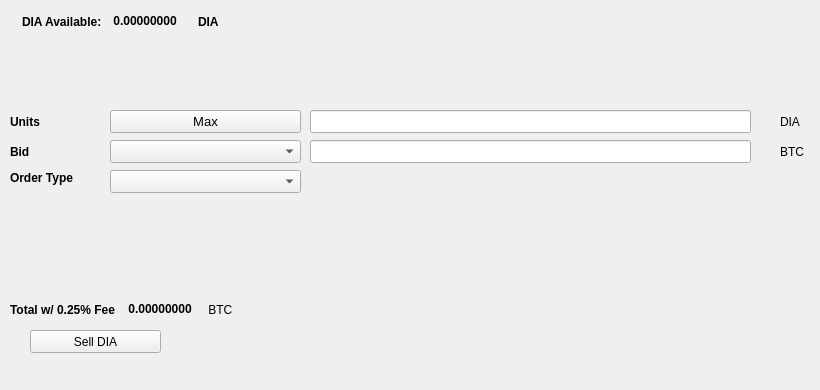
   <widget class="QWidget" name="SellTab">
    <attribute name="title">
     <string>Sell</string>
    </attribute>
    <widget class="QLabel" name="label_16">
     <property name="geometry">
      <rect>
       <x>780</x>
       <y>140</y>
       <width>31</width>
       <height>23</height>
      </rect>
     </property>
     <property name="text">
      <string>BTC</string>
     </property>
    </widget>
    <widget class="QComboBox" name="SellBidcomboBox">
     <property name="geometry">
      <rect>
       <x>110</x>
       <y>140</y>
       <width>191</width>
       <height>23</height>
      </rect>
     </property>
     <property name="font">
      <font>
       <pointsize>10</pointsize>
      </font>
     </property>
    </widget>
    <widget class="QLabel" name="label_18">
     <property name="geometry">
      <rect>
       <x>10</x>
       <y>110</y>
       <width>46</width>
       <height>23</height>
      </rect>
     </property>
     <property name="font">
      <font>
       <weight>75</weight>
       <bold>true</bold>
      </font>
     </property>
     <property name="text">
      <string>Units</string>
     </property>
    </widget>
    <widget class="QPushButton" name="Sell_Max_Amount">
     <property name="geometry">
      <rect>
       <x>110</x>
       <y>110</y>
       <width>191</width>
       <height>23</height>
      </rect>
     </property>
     <property name="font">
      <font>
       <pointsize>10</pointsize>
      </font>
     </property>
     <property name="text">
      <string>Max</string>
     </property>
    </widget>
    <widget class="QLabel" name="label_20">
     <property name="geometry">
      <rect>
       <x>10</x>
       <y>170</y>
       <width>91</width>
       <height>16</height>
      </rect>
     </property>
     <property name="font">
      <font>
       <weight>75</weight>
       <bold>true</bold>
      </font>
     </property>
     <property name="text">
      <string>Order Type</string>
     </property>
    </widget>
    <widget class="QComboBox" name="SellOrdertypeCombo">
     <property name="geometry">
      <rect>
       <x>110</x>
       <y>170</y>
       <width>191</width>
       <height>23</height>
      </rect>
     </property>
     <property name="font">
      <font>
       <pointsize>10</pointsize>
      </font>
     </property>
    </widget>
    <widget class="QLabel" name="label_21">
     <property name="geometry">
      <rect>
       <x>10</x>
       <y>140</y>
       <width>46</width>
       <height>23</height>
      </rect>
     </property>
     <property name="font">
      <font>
       <weight>75</weight>
       <bold>true</bold>
      </font>
     </property>
     <property name="text">
      <string>Bid</string>
     </property>
    </widget>
    <widget class="QLabel" name="label_22">
     <property name="geometry">
      <rect>
       <x>780</x>
       <y>110</y>
       <width>31</width>
       <height>23</height>
      </rect>
     </property>
     <property name="text">
      <string>DIA</string>
     </property>
    </widget>
    <widget class="QLineEdit" name="UnitsInputDIA">
     <property name="geometry">
      <rect>
       <x>310</x>
       <y>110</y>
       <width>441</width>
       <height>23</height>
      </rect>
     </property>
     <property name="font">
      <font>
       <pointsize>9</pointsize>
       <weight>75</weight>
       <bold>true</bold>
      </font>
     </property>
    </widget>
    <widget class="QLineEdit" name="SellBidPriceEdit">
     <property name="geometry">
      <rect>
       <x>310</x>
       <y>140</y>
       <width>441</width>
       <height>23</height>
      </rect>
     </property>
     <property name="font">
      <font>
       <pointsize>9</pointsize>
       <weight>75</weight>
       <bold>true</bold>
      </font>
     </property>
    </widget>
    <widget class="QPushButton" name="SellDIABTN">
     <property name="geometry">
      <rect>
       <x>30</x>
       <y>330</y>
       <width>131</width>
       <height>23</height>
      </rect>
     </property>
     <property name="text">
      <string>Sell DIA</string>
     </property>
     <property name="icon">
      <iconset resource="../decima">
       <normaloff>:/icons/bitcoin</normaloff>:/icons/bitcoin</iconset>
     </property>
    </widget>
    <widget class="QWidget" name="layoutWidget3">
     <property name="geometry">
      <rect>
       <x>22</x>
       <y>12</y>
       <width>258</width>
       <height>19</height>
      </rect>
     </property>
     <layout class="QHBoxLayout" name="horizontalLayout">
      <item>
       <widget class="QLabel" name="label232_2">
        <property name="font">
         <font>
          <weight>75</weight>
          <bold>true</bold>
         </font>
        </property>
        <property name="text">
         <string>DIA Available:</string>
        </property>
       </widget>
      </item>
      <item>
       <widget class="QLabel" name="DIAAvailableLabel">
        <property name="palette">
         <palette>
          <active>
           <colorrole role="WindowText">
            <brush brushstyle="SolidPattern">
             <color alpha="255">
              <red>0</red>
              <green>0</green>
              <blue>0</blue>
             </color>
            </brush>
           </colorrole>
           <colorrole role="Button">
            <brush brushstyle="SolidPattern">
             <color alpha="255">
              <red>0</red>
              <green>170</green>
              <blue>0</blue>
             </color>
            </brush>
           </colorrole>
           <colorrole role="Light">
            <brush brushstyle="SolidPattern">
             <color alpha="255">
              <red>0</red>
              <green>255</green>
              <blue>0</blue>
             </color>
            </brush>
           </colorrole>
           <colorrole role="Midlight">
            <brush brushstyle="SolidPattern">
             <color alpha="255">
              <red>0</red>
              <green>212</green>
              <blue>0</blue>
             </color>
            </brush>
           </colorrole>
           <colorrole role="Dark">
            <brush brushstyle="SolidPattern">
             <color alpha="255">
              <red>0</red>
              <green>85</green>
              <blue>0</blue>
             </color>
            </brush>
           </colorrole>
           <colorrole role="Mid">
            <brush brushstyle="SolidPattern">
             <color alpha="255">
              <red>0</red>
              <green>113</green>
              <blue>0</blue>
             </color>
            </brush>
           </colorrole>
           <colorrole role="Text">
            <brush brushstyle="SolidPattern">
             <color alpha="255">
              <red>0</red>
              <green>170</green>
              <blue>0</blue>
             </color>
            </brush>
           </colorrole>
           <colorrole role="BrightText">
            <brush brushstyle="SolidPattern">
             <color alpha="255">
              <red>255</red>
              <green>255</green>
              <blue>255</blue>
             </color>
            </brush>
           </colorrole>
           <colorrole role="ButtonText">
            <brush brushstyle="SolidPattern">
             <color alpha="255">
              <red>0</red>
              <green>0</green>
              <blue>0</blue>
             </color>
            </brush>
           </colorrole>
           <colorrole role="Base">
            <brush brushstyle="SolidPattern">
             <color alpha="255">
              <red>255</red>
              <green>255</green>
              <blue>255</blue>
             </color>
            </brush>
           </colorrole>
           <colorrole role="Window">
            <brush brushstyle="SolidPattern">
             <color alpha="255">
              <red>0</red>
              <green>170</green>
              <blue>0</blue>
             </color>
            </brush>
           </colorrole>
           <colorrole role="Shadow">
            <brush brushstyle="SolidPattern">
             <color alpha="255">
              <red>0</red>
              <green>0</green>
              <blue>0</blue>
             </color>
            </brush>
           </colorrole>
           <colorrole role="AlternateBase">
            <brush brushstyle="SolidPattern">
             <color alpha="255">
              <red>127</red>
              <green>212</green>
              <blue>127</blue>
             </color>
            </brush>
           </colorrole>
           <colorrole role="ToolTipBase">
            <brush brushstyle="SolidPattern">
             <color alpha="255">
              <red>255</red>
              <green>255</green>
              <blue>220</blue>
             </color>
            </brush>
           </colorrole>
           <colorrole role="ToolTipText">
            <brush brushstyle="SolidPattern">
             <color alpha="255">
              <red>0</red>
              <green>0</green>
              <blue>0</blue>
             </color>
            </brush>
           </colorrole>
          </active>
          <inactive>
           <colorrole role="WindowText">
            <brush brushstyle="SolidPattern">
             <color alpha="255">
              <red>0</red>
              <green>0</green>
              <blue>0</blue>
             </color>
            </brush>
           </colorrole>
           <colorrole role="Button">
            <brush brushstyle="SolidPattern">
             <color alpha="255">
              <red>0</red>
              <green>170</green>
              <blue>0</blue>
             </color>
            </brush>
           </colorrole>
           <colorrole role="Light">
            <brush brushstyle="SolidPattern">
             <color alpha="255">
              <red>0</red>
              <green>255</green>
              <blue>0</blue>
             </color>
            </brush>
           </colorrole>
           <colorrole role="Midlight">
            <brush brushstyle="SolidPattern">
             <color alpha="255">
              <red>0</red>
              <green>212</green>
              <blue>0</blue>
             </color>
            </brush>
           </colorrole>
           <colorrole role="Dark">
            <brush brushstyle="SolidPattern">
             <color alpha="255">
              <red>0</red>
              <green>85</green>
              <blue>0</blue>
             </color>
            </brush>
           </colorrole>
           <colorrole role="Mid">
            <brush brushstyle="SolidPattern">
             <color alpha="255">
              <red>0</red>
              <green>113</green>
              <blue>0</blue>
             </color>
            </brush>
           </colorrole>
           <colorrole role="Text">
            <brush brushstyle="SolidPattern">
             <color alpha="255">
              <red>0</red>
              <green>170</green>
              <blue>0</blue>
             </color>
            </brush>
           </colorrole>
           <colorrole role="BrightText">
            <brush brushstyle="SolidPattern">
             <color alpha="255">
              <red>255</red>
              <green>255</green>
              <blue>255</blue>
             </color>
            </brush>
           </colorrole>
           <colorrole role="ButtonText">
            <brush brushstyle="SolidPattern">
             <color alpha="255">
              <red>0</red>
              <green>0</green>
              <blue>0</blue>
             </color>
            </brush>
           </colorrole>
           <colorrole role="Base">
            <brush brushstyle="SolidPattern">
             <color alpha="255">
              <red>255</red>
              <green>255</green>
              <blue>255</blue>
             </color>
            </brush>
           </colorrole>
           <colorrole role="Window">
            <brush brushstyle="SolidPattern">
             <color alpha="255">
              <red>0</red>
              <green>170</green>
              <blue>0</blue>
             </color>
            </brush>
           </colorrole>
           <colorrole role="Shadow">
            <brush brushstyle="SolidPattern">
             <color alpha="255">
              <red>0</red>
              <green>0</green>
              <blue>0</blue>
             </color>
            </brush>
           </colorrole>
           <colorrole role="AlternateBase">
            <brush brushstyle="SolidPattern">
             <color alpha="255">
              <red>127</red>
              <green>212</green>
              <blue>127</blue>
             </color>
            </brush>
           </colorrole>
           <colorrole role="ToolTipBase">
            <brush brushstyle="SolidPattern">
             <color alpha="255">
              <red>255</red>
              <green>255</green>
              <blue>220</blue>
             </color>
            </brush>
           </colorrole>
           <colorrole role="ToolTipText">
            <brush brushstyle="SolidPattern">
             <color alpha="255">
              <red>0</red>
              <green>0</green>
              <blue>0</blue>
             </color>
            </brush>
           </colorrole>
          </inactive>
          <disabled>
           <colorrole role="WindowText">
            <brush brushstyle="SolidPattern">
             <color alpha="255">
              <red>0</red>
              <green>85</green>
              <blue>0</blue>
             </color>
            </brush>
           </colorrole>
           <colorrole role="Button">
            <brush brushstyle="SolidPattern">
             <color alpha="255">
              <red>0</red>
              <green>170</green>
              <blue>0</blue>
             </color>
            </brush>
           </colorrole>
           <colorrole role="Light">
            <brush brushstyle="SolidPattern">
             <color alpha="255">
              <red>0</red>
              <green>255</green>
              <blue>0</blue>
             </color>
            </brush>
           </colorrole>
           <colorrole role="Midlight">
            <brush brushstyle="SolidPattern">
             <color alpha="255">
              <red>0</red>
              <green>212</green>
              <blue>0</blue>
             </color>
            </brush>
           </colorrole>
           <colorrole role="Dark">
            <brush brushstyle="SolidPattern">
             <color alpha="255">
              <red>0</red>
              <green>85</green>
              <blue>0</blue>
             </color>
            </brush>
           </colorrole>
           <colorrole role="Mid">
            <brush brushstyle="SolidPattern">
             <color alpha="255">
              <red>0</red>
              <green>113</green>
              <blue>0</blue>
             </color>
            </brush>
           </colorrole>
           <colorrole role="Text">
            <brush brushstyle="SolidPattern">
             <color alpha="255">
              <red>0</red>
              <green>85</green>
              <blue>0</blue>
             </color>
            </brush>
           </colorrole>
           <colorrole role="BrightText">
            <brush brushstyle="SolidPattern">
             <color alpha="255">
              <red>255</red>
              <green>255</green>
              <blue>255</blue>
             </color>
            </brush>
           </colorrole>
           <colorrole role="ButtonText">
            <brush brushstyle="SolidPattern">
             <color alpha="255">
              <red>0</red>
              <green>85</green>
              <blue>0</blue>
             </color>
            </brush>
           </colorrole>
           <colorrole role="Base">
            <brush brushstyle="SolidPattern">
             <color alpha="255">
              <red>0</red>
              <green>170</green>
              <blue>0</blue>
             </color>
            </brush>
           </colorrole>
           <colorrole role="Window">
            <brush brushstyle="SolidPattern">
             <color alpha="255">
              <red>0</red>
              <green>170</green>
              <blue>0</blue>
             </color>
            </brush>
           </colorrole>
           <colorrole role="Shadow">
            <brush brushstyle="SolidPattern">
             <color alpha="255">
              <red>0</red>
              <green>0</green>
              <blue>0</blue>
             </color>
            </brush>
           </colorrole>
           <colorrole role="AlternateBase">
            <brush brushstyle="SolidPattern">
             <color alpha="255">
              <red>0</red>
              <green>170</green>
              <blue>0</blue>
             </color>
            </brush>
           </colorrole>
           <colorrole role="ToolTipBase">
            <brush brushstyle="SolidPattern">
             <color alpha="255">
              <red>255</red>
              <green>255</green>
              <blue>220</blue>
             </color>
            </brush>
           </colorrole>
           <colorrole role="ToolTipText">
            <brush brushstyle="SolidPattern">
             <color alpha="255">
              <red>0</red>
              <green>0</green>
              <blue>0</blue>
             </color>
            </brush>
           </colorrole>
          </disabled>
         </palette>
        </property>
        <property name="font">
         <font>
          <weight>75</weight>
          <bold>true</bold>
         </font>
        </property>
        <property name="text">
         <string> 0.00000000 </string>
        </property>
        <property name="textInteractionFlags">
         <set>Qt::LinksAccessibleByMouse|Qt::TextSelectableByKeyboard|Qt::TextSelectableByMouse</set>
        </property>
       </widget>
      </item>
      <item>
       <widget class="QLabel" name="labelDIA">
        <property name="font">
         <font>
          <weight>75</weight>
          <bold>true</bold>
         </font>
        </property>
        <property name="text">
         <string>DIA</string>
        </property>
       </widget>
      </item>
     </layout>
    </widget>
    <widget class="QWidget" name="layoutWidget">
     <property name="geometry">
      <rect>
       <x>10</x>
       <y>300</y>
       <width>268</width>
       <height>19</height>
      </rect>
     </property>
     <layout class="QHBoxLayout" name="horizontalLayout_2">
      <item>
       <widget class="QLabel" name="label_19">
        <property name="font">
         <font>
          <weight>75</weight>
          <bold>true</bold>
         </font>
        </property>
        <property name="text">
         <string>Total w/ 0.25% Fee </string>
        </property>
       </widget>
      </item>
      <item>
       <widget class="QLabel" name="SellCostLabel">
        <property name="palette">
         <palette>
          <active>
           <colorrole role="WindowText">
            <brush brushstyle="SolidPattern">
             <color alpha="255">
              <red>0</red>
              <green>0</green>
              <blue>0</blue>
             </color>
            </brush>
           </colorrole>
           <colorrole role="Button">
            <brush brushstyle="SolidPattern">
             <color alpha="255">
              <red>0</red>
              <green>170</green>
              <blue>0</blue>
             </color>
            </brush>
           </colorrole>
           <colorrole role="Light">
            <brush brushstyle="SolidPattern">
             <color alpha="255">
              <red>0</red>
              <green>255</green>
              <blue>0</blue>
             </color>
            </brush>
           </colorrole>
           <colorrole role="Midlight">
            <brush brushstyle="SolidPattern">
             <color alpha="255">
              <red>0</red>
              <green>212</green>
              <blue>0</blue>
             </color>
            </brush>
           </colorrole>
           <colorrole role="Dark">
            <brush brushstyle="SolidPattern">
             <color alpha="255">
              <red>0</red>
              <green>85</green>
              <blue>0</blue>
             </color>
            </brush>
           </colorrole>
           <colorrole role="Mid">
            <brush brushstyle="SolidPattern">
             <color alpha="255">
              <red>0</red>
              <green>113</green>
              <blue>0</blue>
             </color>
            </brush>
           </colorrole>
           <colorrole role="Text">
            <brush brushstyle="SolidPattern">
             <color alpha="255">
              <red>0</red>
              <green>170</green>
              <blue>0</blue>
             </color>
            </brush>
           </colorrole>
           <colorrole role="BrightText">
            <brush brushstyle="SolidPattern">
             <color alpha="255">
              <red>255</red>
              <green>255</green>
              <blue>255</blue>
             </color>
            </brush>
           </colorrole>
           <colorrole role="ButtonText">
            <brush brushstyle="SolidPattern">
             <color alpha="255">
              <red>0</red>
              <green>0</green>
              <blue>0</blue>
             </color>
            </brush>
           </colorrole>
           <colorrole role="Base">
            <brush brushstyle="SolidPattern">
             <color alpha="255">
              <red>255</red>
              <green>255</green>
              <blue>255</blue>
             </color>
            </brush>
           </colorrole>
           <colorrole role="Window">
            <brush brushstyle="SolidPattern">
             <color alpha="255">
              <red>0</red>
              <green>170</green>
              <blue>0</blue>
             </color>
            </brush>
           </colorrole>
           <colorrole role="Shadow">
            <brush brushstyle="SolidPattern">
             <color alpha="255">
              <red>0</red>
              <green>0</green>
              <blue>0</blue>
             </color>
            </brush>
           </colorrole>
           <colorrole role="AlternateBase">
            <brush brushstyle="SolidPattern">
             <color alpha="255">
              <red>127</red>
              <green>212</green>
              <blue>127</blue>
             </color>
            </brush>
           </colorrole>
           <colorrole role="ToolTipBase">
            <brush brushstyle="SolidPattern">
             <color alpha="255">
              <red>255</red>
              <green>255</green>
              <blue>220</blue>
             </color>
            </brush>
           </colorrole>
           <colorrole role="ToolTipText">
            <brush brushstyle="SolidPattern">
             <color alpha="255">
              <red>0</red>
              <green>0</green>
              <blue>0</blue>
             </color>
            </brush>
           </colorrole>
          </active>
          <inactive>
           <colorrole role="WindowText">
            <brush brushstyle="SolidPattern">
             <color alpha="255">
              <red>0</red>
              <green>0</green>
              <blue>0</blue>
             </color>
            </brush>
           </colorrole>
           <colorrole role="Button">
            <brush brushstyle="SolidPattern">
             <color alpha="255">
              <red>0</red>
              <green>170</green>
              <blue>0</blue>
             </color>
            </brush>
           </colorrole>
           <colorrole role="Light">
            <brush brushstyle="SolidPattern">
             <color alpha="255">
              <red>0</red>
              <green>255</green>
              <blue>0</blue>
             </color>
            </brush>
           </colorrole>
           <colorrole role="Midlight">
            <brush brushstyle="SolidPattern">
             <color alpha="255">
              <red>0</red>
              <green>212</green>
              <blue>0</blue>
             </color>
            </brush>
           </colorrole>
           <colorrole role="Dark">
            <brush brushstyle="SolidPattern">
             <color alpha="255">
              <red>0</red>
              <green>85</green>
              <blue>0</blue>
             </color>
            </brush>
           </colorrole>
           <colorrole role="Mid">
            <brush brushstyle="SolidPattern">
             <color alpha="255">
              <red>0</red>
              <green>113</green>
              <blue>0</blue>
             </color>
            </brush>
           </colorrole>
           <colorrole role="Text">
            <brush brushstyle="SolidPattern">
             <color alpha="255">
              <red>0</red>
              <green>170</green>
              <blue>0</blue>
             </color>
            </brush>
           </colorrole>
           <colorrole role="BrightText">
            <brush brushstyle="SolidPattern">
             <color alpha="255">
              <red>255</red>
              <green>255</green>
              <blue>255</blue>
             </color>
            </brush>
           </colorrole>
           <colorrole role="ButtonText">
            <brush brushstyle="SolidPattern">
             <color alpha="255">
              <red>0</red>
              <green>0</green>
              <blue>0</blue>
             </color>
            </brush>
           </colorrole>
           <colorrole role="Base">
            <brush brushstyle="SolidPattern">
             <color alpha="255">
              <red>255</red>
              <green>255</green>
              <blue>255</blue>
             </color>
            </brush>
           </colorrole>
           <colorrole role="Window">
            <brush brushstyle="SolidPattern">
             <color alpha="255">
              <red>0</red>
              <green>170</green>
              <blue>0</blue>
             </color>
            </brush>
           </colorrole>
           <colorrole role="Shadow">
            <brush brushstyle="SolidPattern">
             <color alpha="255">
              <red>0</red>
              <green>0</green>
              <blue>0</blue>
             </color>
            </brush>
           </colorrole>
           <colorrole role="AlternateBase">
            <brush brushstyle="SolidPattern">
             <color alpha="255">
              <red>127</red>
              <green>212</green>
              <blue>127</blue>
             </color>
            </brush>
           </colorrole>
           <colorrole role="ToolTipBase">
            <brush brushstyle="SolidPattern">
             <color alpha="255">
              <red>255</red>
              <green>255</green>
              <blue>220</blue>
             </color>
            </brush>
           </colorrole>
           <colorrole role="ToolTipText">
            <brush brushstyle="SolidPattern">
             <color alpha="255">
              <red>0</red>
              <green>0</green>
              <blue>0</blue>
             </color>
            </brush>
           </colorrole>
          </inactive>
          <disabled>
           <colorrole role="WindowText">
            <brush brushstyle="SolidPattern">
             <color alpha="255">
              <red>0</red>
              <green>85</green>
              <blue>0</blue>
             </color>
            </brush>
           </colorrole>
           <colorrole role="Button">
            <brush brushstyle="SolidPattern">
             <color alpha="255">
              <red>0</red>
              <green>170</green>
              <blue>0</blue>
             </color>
            </brush>
           </colorrole>
           <colorrole role="Light">
            <brush brushstyle="SolidPattern">
             <color alpha="255">
              <red>0</red>
              <green>255</green>
              <blue>0</blue>
             </color>
            </brush>
           </colorrole>
           <colorrole role="Midlight">
            <brush brushstyle="SolidPattern">
             <color alpha="255">
              <red>0</red>
              <green>212</green>
              <blue>0</blue>
             </color>
            </brush>
           </colorrole>
           <colorrole role="Dark">
            <brush brushstyle="SolidPattern">
             <color alpha="255">
              <red>0</red>
              <green>85</green>
              <blue>0</blue>
             </color>
            </brush>
           </colorrole>
           <colorrole role="Mid">
            <brush brushstyle="SolidPattern">
             <color alpha="255">
              <red>0</red>
              <green>113</green>
              <blue>0</blue>
             </color>
            </brush>
           </colorrole>
           <colorrole role="Text">
            <brush brushstyle="SolidPattern">
             <color alpha="255">
              <red>0</red>
              <green>85</green>
              <blue>0</blue>
             </color>
            </brush>
           </colorrole>
           <colorrole role="BrightText">
            <brush brushstyle="SolidPattern">
             <color alpha="255">
              <red>255</red>
              <green>255</green>
              <blue>255</blue>
             </color>
            </brush>
           </colorrole>
           <colorrole role="ButtonText">
            <brush brushstyle="SolidPattern">
             <color alpha="255">
              <red>0</red>
              <green>85</green>
              <blue>0</blue>
             </color>
            </brush>
           </colorrole>
           <colorrole role="Base">
            <brush brushstyle="SolidPattern">
             <color alpha="255">
              <red>0</red>
              <green>170</green>
              <blue>0</blue>
             </color>
            </brush>
           </colorrole>
           <colorrole role="Window">
            <brush brushstyle="SolidPattern">
             <color alpha="255">
              <red>0</red>
              <green>170</green>
              <blue>0</blue>
             </color>
            </brush>
           </colorrole>
           <colorrole role="Shadow">
            <brush brushstyle="SolidPattern">
             <color alpha="255">
              <red>0</red>
              <green>0</green>
              <blue>0</blue>
             </color>
            </brush>
           </colorrole>
           <colorrole role="AlternateBase">
            <brush brushstyle="SolidPattern">
             <color alpha="255">
              <red>0</red>
              <green>170</green>
              <blue>0</blue>
             </color>
            </brush>
           </colorrole>
           <colorrole role="ToolTipBase">
            <brush brushstyle="SolidPattern">
             <color alpha="255">
              <red>255</red>
              <green>255</green>
              <blue>220</blue>
             </color>
            </brush>
           </colorrole>
           <colorrole role="ToolTipText">
            <brush brushstyle="SolidPattern">
             <color alpha="255">
              <red>0</red>
              <green>0</green>
              <blue>0</blue>
             </color>
            </brush>
           </colorrole>
          </disabled>
         </palette>
        </property>
        <property name="font">
         <font>
          <weight>75</weight>
          <bold>true</bold>
         </font>
        </property>
        <property name="autoFillBackground">
         <bool>false</bool>
        </property>
        <property name="text">
         <string> 0.00000000</string>
        </property>
        <property name="textInteractionFlags">
         <set>Qt::LinksAccessibleByMouse|Qt::TextSelectableByMouse</set>
        </property>
       </widget>
      </item>
      <item>
       <widget class="QLabel" name="label_17">
        <property name="font">
         <font>
          <weight>50</weight>
          <bold>false</bold>
         </font>
        </property>
        <property name="text">
         <string> BTC</string>
        </property>
       </widget>
      </item>
     </layout>
    </widget>
    <widget class="QLabel" name="label_23">
     <property name="geometry">
      <rect>
       <x>460</x>
       <y>300</y>
       <width>281</width>
       <height>81</height>
      </rect>
     </property>
     <property name="text">
      <string/>
     </property>
     <property name="pixmap">
      <pixmap>:/images/bittrex</pixmap>
     </property>
    </widget>
   </widget>
